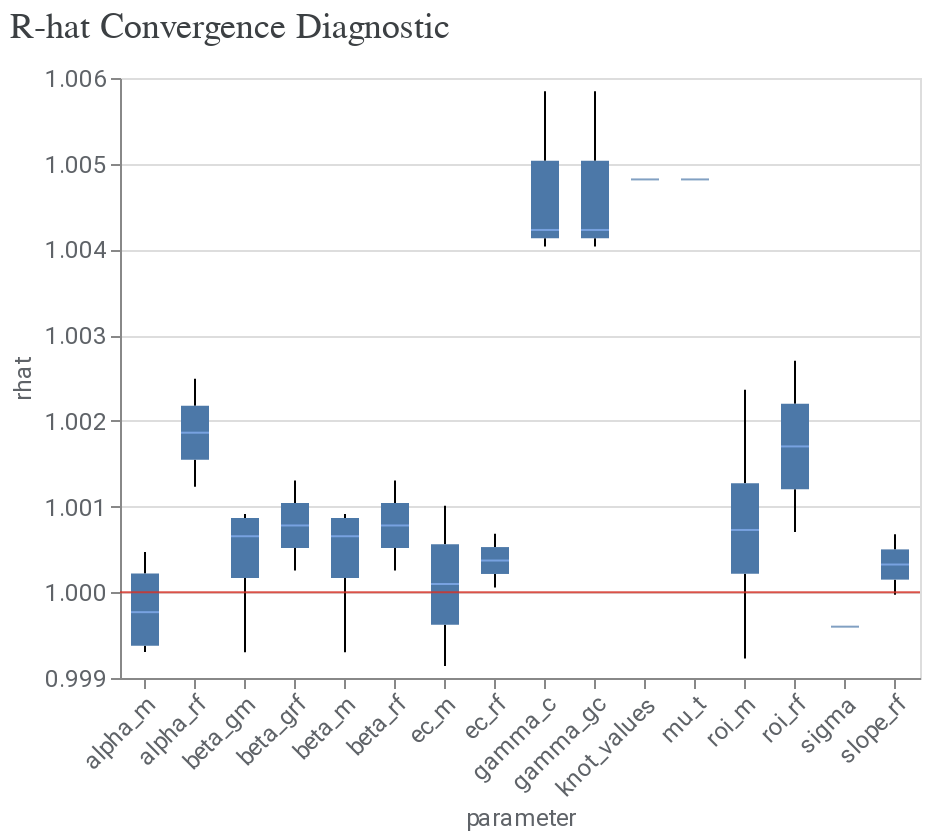

Source (notebook cell):
### Markdown cell above
# Model Diagnostics

### Code cell
model_diagnostics = visualizer.ModelDiagnostics(mmm)
model_diagnostics.plot_rhat_boxplot()

### Figure 1 — Vega-Lite specification as saved in the notebook (floating-point values rounded to 4 significant figures; data arrays with more than 128 entries replaced by an {"elided": "..."} marker saying what was removed)
{"config": {"view": {"continuousWidth": 300, "continuousHeight": 300}, "axis": {"labelColor": "#5F6368", "labelFont": "Roboto", "labelFontSize": 12, "titleColor": "#5F6368", "titleFont": "Roboto", "titleFontSize": 12, "titleFontWeight": "normal"}}, "layer": [{"data": {"name": "data-ad2480b1420778c65cdac1b2fe6493f4"}, "mark": {"type": "boxplot", "median": {"color": "#8AB4F8"}, "outliers": {"filled": true}}, "encoding": {"x": {"axis": {"labelAngle": -45}, "field": "parameter", "type": "nominal"}, "y": {"field": "rhat", "scale": {"zero": false}, "type": "quantitative"}}}, {"data": {"name": "empty"}, "mark": {"type": "rule", "color": "#D93025", "opacity": 0.8}, "encoding": {"y": {"datum": 1}}}], "title": {"text": "R-hat Convergence Diagnostic", "anchor": "start", "color": "#3C4043", "font": "Google Sans Display", "fontSize": 18, "fontWeight": "normal", "offset": 10}, "width": 400, "$schema": "https://vega.github.io/schema/vega-lite/v5.20.1.json", "datasets": {"data-ad2480b1420778c65cdac1b2fe6493f4": {"elided": "196 records"}, "empty": [{}]}}
